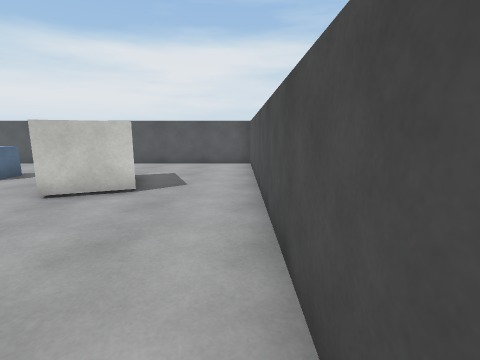
view 1 (above)

14 first-person views from a walk through a Unity game level. The camera is 1.4 m above the floor, tilts 10° down and sees 85° across. The floor is counted in squares, 1 m on a side. Each view is taken from the middle of a square. On the plan, view 1 faces up. The plan holds only what a view shows up to about 13 squares ahead; the rest is blank. The player character is not drawn. Surface patterns are stand-ins for the level's own textures.

view 2
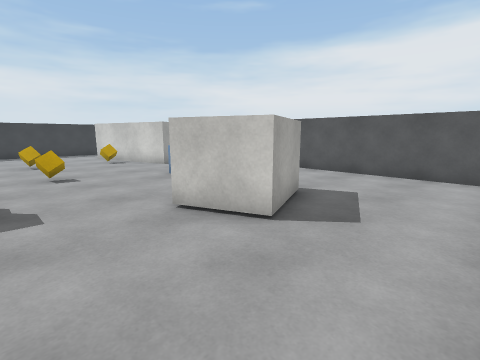

view 3
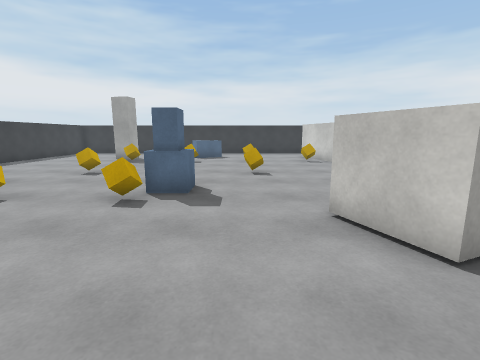

view 4
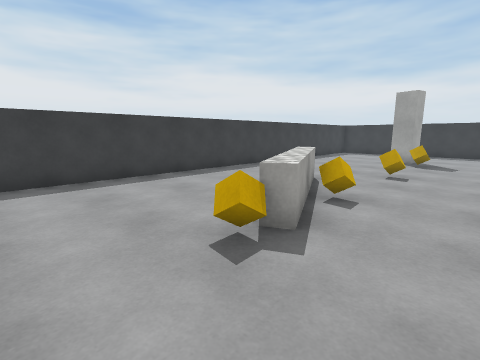

view 5
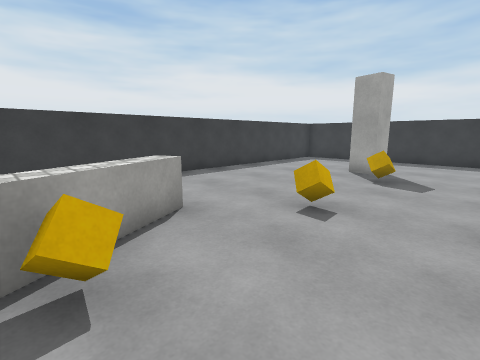

view 6
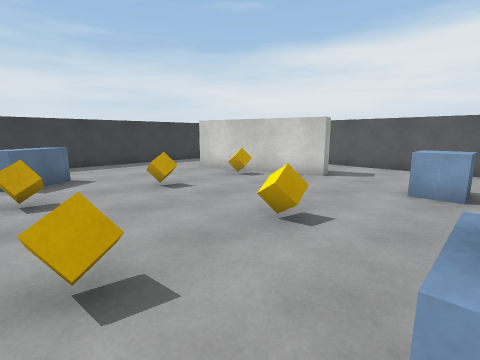

view 7
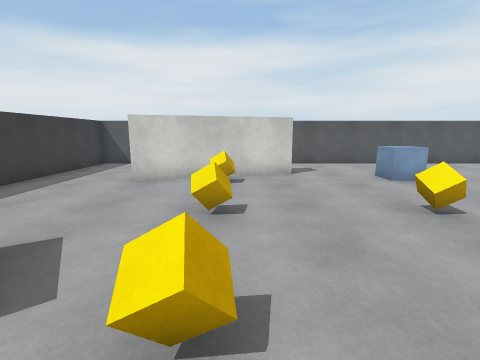

view 8
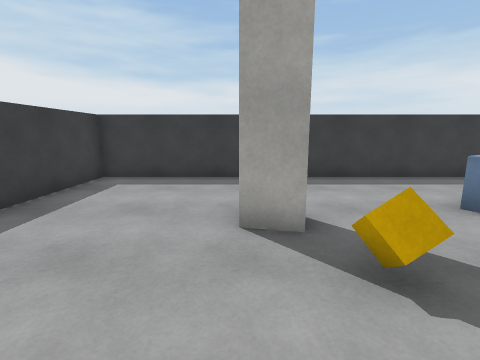

view 9
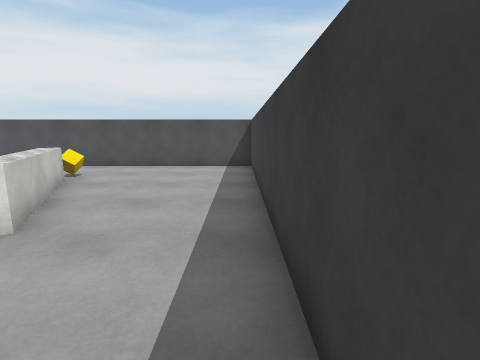

view 10
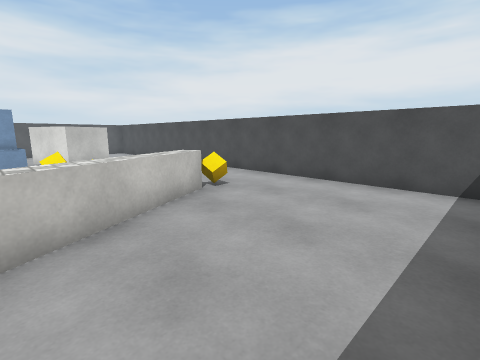

view 11
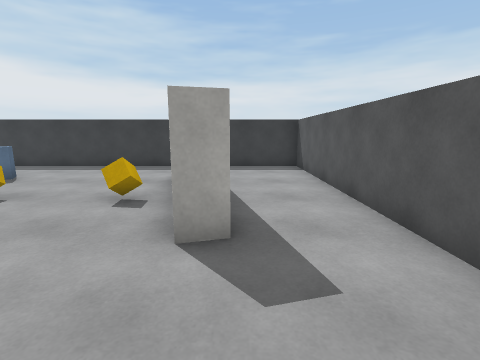

view 12
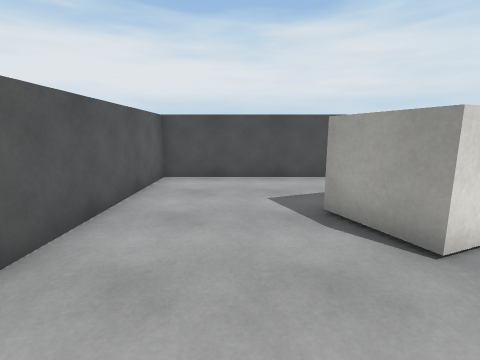

view 13
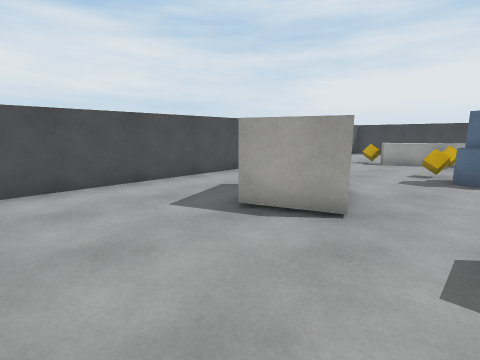

view 14
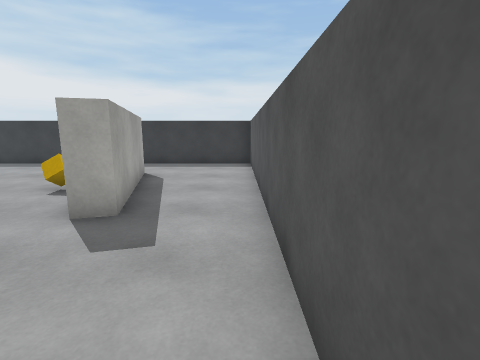

### Floor plan
Points are (right, up) in squares from view 1. A wall is a line through its corners. A room is listed if a view was taken in it or the views show most of it. See-through windows are left out.
Room 1 (views 1, 2, 3, 4, 5, 6, 7, 8, 9, 10, 11, 12, 13, 14)
walls: (-15.4, -1.9) (-14.6, -2.1) (-14.8, -3.1); (-16.5, 8.5) (-11.4, 9.9) (-11.2, 9.2) (-16.3, 7.8); (0.5, -7.6) (0.5, 12.5) (-19.5, 12.5) (-19.5, -7.5) (0, -7.5)
low walls: (-7.8, -3.3) (-5.9, -2.4); (-4.6, -1.7) (-3.3, -1.1); (-3.3, -1.7) (-7.5, -3.8)
objects: block (-16, 1) to (-15, 3); cube (-14, 5); cube (-13, -1); cube (-13, 2); cube (-13, 8); cube (-10, -1); cube (-10, 2); cube (-10, 5); cube (-8, 8) to (-8, 9); block (-7, 2) to (-6, 2); cube (-7, 3) to (-6, 3); cube (-6, -2) to (-5, -2); block (-5, 6) to (-3, 8); cube (-3, -1)

Positions as (right, up) in squares from view 1, and headings:
1: (0, 0), facing up
2: (0, 3), facing up-left
3: (0, 4), facing left
4: (0, 1), facing down-left
5: (-5, 1), facing down-left
6: (-7, 1), facing up-left
7: (-13, 0), facing up
8: (-11, -3), facing left
9: (-11, -7), facing right
10: (-7, -7), facing up-right
11: (-8, 10), facing left
12: (-8, 10), facing right
13: (-7, 12), facing down-right
14: (-7, 12), facing left
